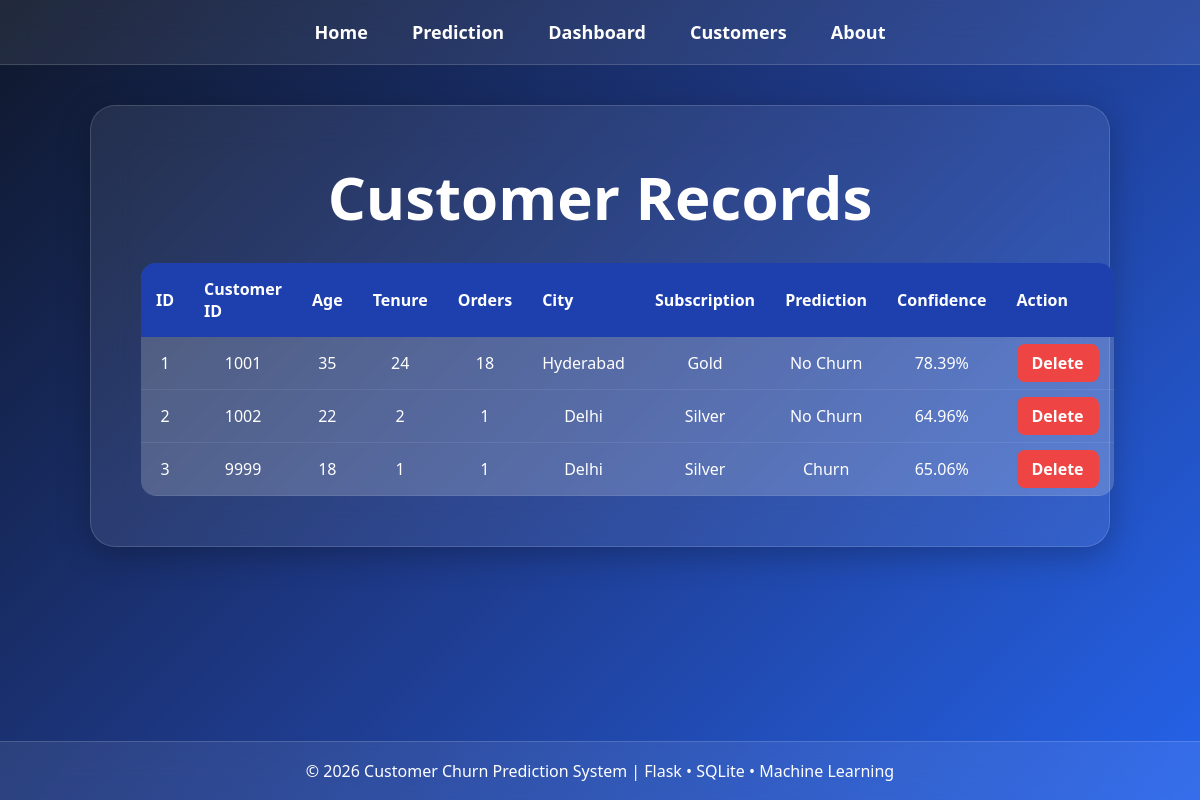
Page /customers on the committed database.
### tables this page shows
CREATE TABLE customers(

    id INTEGER PRIMARY KEY AUTOINCREMENT,

    customer_id INTEGER,
    age INTEGER,
    tenure_months INTEGER,

    avg_order_value REAL,
    total_orders INTEGER,

    last_purchase_days_ago INTEGER,
    support_tickets INTEGER,

    gender TEXT,
    city TEXT,
    subscription_type TEXT,

    prediction TEXT,
    confidence REAL
);

### app.py (the view)
@app.route('/customers')
def customers():
    conn = get_db_connection()
    customers = conn.execute(
        "SELECT * FROM customers ORDER BY id ASC"
    ).fetchall()
    conn.close()
    return render_template(
        'customers.html',
        customers=customers
    )

### app.py (called while the page is built)
def get_db_connection():
    conn = sqlite3.connect("churn.db")
    conn.row_factory = sqlite3.Row
    return conn

### templates/customers.html (shortened to what this page needs)
<!DOCTYPE html>
<html>
<head>
    <link rel="stylesheet"
          href="{{ url_for('static', filename='css/style.css') }}">
</head>
<body>
<nav>
    <a href="/">Home</a>
    <a href="/prediction">Prediction</a>
    <a href="/dashboard">Dashboard</a>
    <a href="/customers">Customers</a>
    <a href="/about">About</a>
</nav>
<div class="hero">
    <h1>Customer Records</h1>
    <table>
        <tr>
            <th>ID</th>
            <th>Customer ID</th>
            <th>Age</th>
            <th>Tenure</th>
            <th>Orders</th>
            <th>City</th>
            <th>Subscription</th>
            <th>Prediction</th>
            <th>Confidence</th>
            <th>Action</th>
        </tr>
        {% for customer in customers %}
        <tr>
            <td>{{ loop.index }}</td>
            <td>{{ customer['customer_id'] }}</td>
            <td>{{ customer['age'] }}</td>
            <td>{{ customer['tenure_months'] }}</td>
            <td>{{ customer['total_orders'] }}</td>
            <td>{{ customer['city'] }}</td>
            <td>{{ customer['subscription_type'] }}</td>
            <td>{{ customer['prediction'] }}</td>
            <td>{{ customer['confidence'] }}%</td>
            <td>
                <a href="/delete_customer/{{ customer['id'] }}"
                   class="delete-btn">
                   Delete
                </a>
            </td>
        </tr>
        {% endfor %}
    </table>
</div>
<footer>
    © 2026 Customer Churn Prediction System | Flask • SQLite • Machine Learning
</footer>
</body>
</html>

### static/css/style.css (style rules this page uses)
* { margin:0; padding:0; box-sizing:border-box; }
body { font-family:'Segoe UI',sans-serif; min-height:100vh; display:flex; flex-direction:column; background:linear-gradient( 135deg, #0f172a, #1e3a8a, #2563eb ); background-attachment:fixed; }
nav { background:rgba(255,255,255,0.08); backdrop-filter:blur(15px); -webkit-backdrop-filter:blur(15px); border-bottom:1px solid rgba(255,255,255,0.15); padding:20px; text-align:center; position:sticky; top:0; z-index:1000; }
nav a { color:white; text-decoration:none; margin:0 20px; font-size:18px; font-weight:600; transition:0.3s; }
.hero { width:85%; max-width:1200px; margin:40px auto; background:rgba(255,255,255,0.08); backdrop-filter:blur(20px); -webkit-backdrop-filter:blur(20px); border:1px solid rgba(255,255,255,0.15); border-radius:25px; padding:50px; text-align:center; box-shadow: 0 8px 32px rgba(0,0,0,0.25); }
.hero h1 { color:white; font-size:60px; margin-bottom:20px; }
table { width:100%; border-collapse:collapse; background:rgba(255,255,255,0.12); border-radius:15px; overflow:hidden; color:white; margin-top:20px; }
table th { background:rgba(0,0,0,0.25); padding:15px; font-size:16px; }
table td { padding:12px; border-bottom:1px solid rgba(255,255,255,0.1); }
footer { margin-top:auto; background:rgba(255,255,255,0.08); backdrop-filter:blur(15px); border-top:1px solid rgba(255,255,255,0.15); color:white; text-align:center; padding:18px; }
.delete-btn { background:#ef4444; color:white; padding:8px 15px; border-radius:8px; text-decoration:none; font-weight:bold; }
.hero table { margin-top:25px; width:100%; border-collapse:collapse; overflow:hidden; border-radius:15px; }
.hero table th { background:#1e40af; color:white; padding:15px; text-align:left; }
.hero table td { padding:15px; color:white; background:rgba(255,255,255,0.08); border-bottom:1px solid rgba(255,255,255,0.08); }

### rows in the picture
customers: customer_id "1001", age "35", tenure_months "24", total_orders "18", city "Hyderabad", subscription_type "Gold", prediction "No Churn", confidence "78.39"
customers: customer_id "1002", age "22", tenure_months "2", total_orders "1", city "Delhi", subscription_type "Silver", prediction "No Churn", confidence "64.96"
customers: customer_id "9999", age "18", tenure_months "1", total_orders "1", city "Delhi", subscription_type "Silver", prediction "Churn", confidence "65.06"
